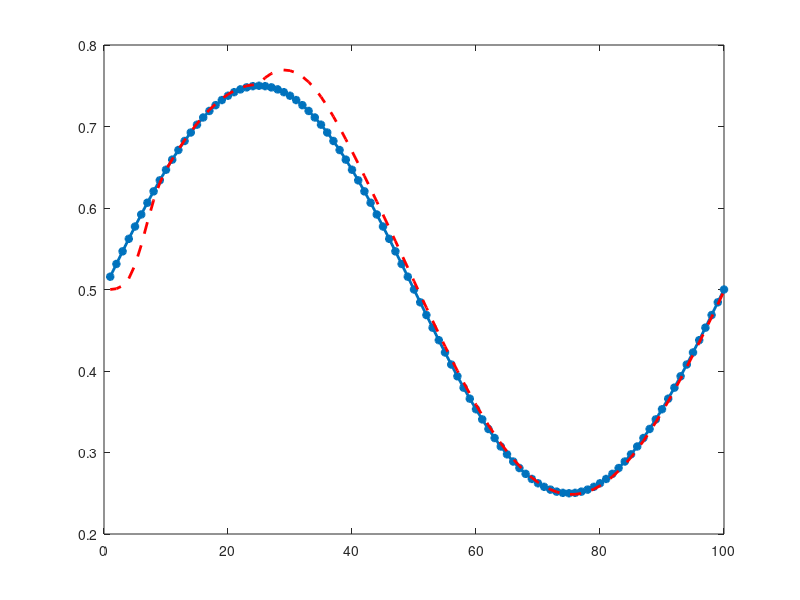
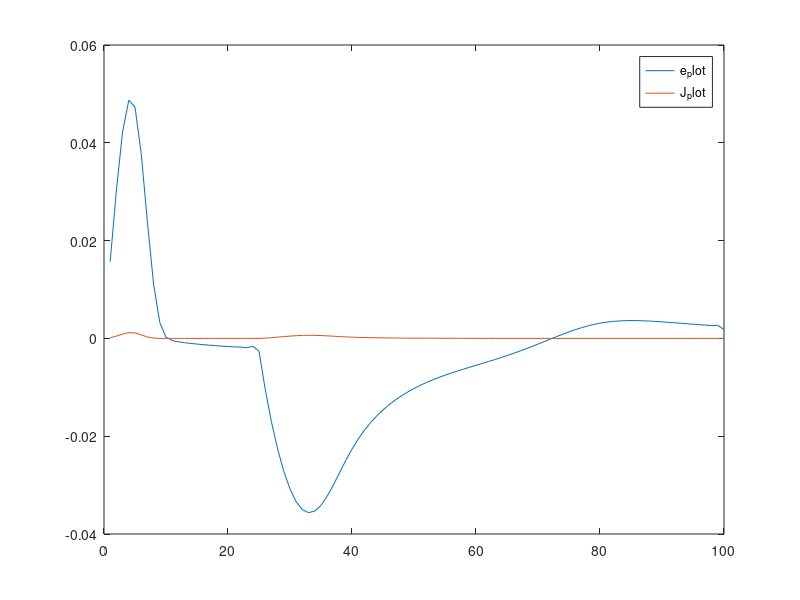

Write MATLAB code to recreate these figures, in order.
clc
clear all
close all
% Create and Plot Raw Data
x = 1:100;

%target or actual output
y = 0.5 + 0.25*sin(2*pi*x/100);

plot(x,y,'-*','LineWidth',2)%target output plot

%neural network
%initializing parameters
y_hat(1) = 0;
e(1) = 0;
b(1) = 0;
w(1) = 0;
%initializing parameters
alpha_w_L = 0.01;% 0.002;
alpha_w_H = 0.2;% 0.002;
alpha_b_L = 0.6;% 0.002;
alpha_b_H = 0.6;% 0.002;


%forward and backward

for i = 1:length(x)
    
    y_hat(i) = 1/(1+exp(-(w(i)'*x(i)+b(i)))); %sigmoid (forward pass)

    e(i) = y(i)-y_hat(i);%error
    

    J(i) = 0.5*(e(i))^2; % loss or cost function
    %backward pass(gradient descent
    if i<25

        w(i+1) = w(i) + alpha_w_H*e(i)*y_hat(i)*(1-y_hat(i))*x(i);
        b(i+1) = b(i) + alpha_b_H*e(i)*y_hat(i)*(1-y_hat(i));
    else
        w(i+1) = w(i) + alpha_w_L*e(i)*y_hat(i)*(1-y_hat(i))*x(i);
        b(i+1) = b(i) + alpha_b_L*e(i)*y_hat(i)*(1-y_hat(i));

    end
    % end



end


hold on
plot(x,y_hat,'r--','LineWidth',2) %predicted output
hold off

figure
plot(e)
hold on
plot(J)
hold off
legend('e_plot','J_plot')%plot both e and j in the same graph

disp(mean(J))